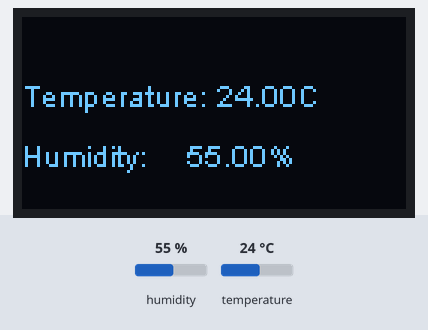
The sketch below on a simulated ESP8266 (NodeMCU). Parts: 128×64 one-colour display. The test bench sets the inputs (shaded band); at power-on: humidity 55 %, temperature 24 °C. WiFi joins after 1.5 s; servers stay silent unless stated; what the sketch prints to the serial monitor is not drawn.

Above: at 2.7 s.
2.8 s: humidity set to 22 %
At 4.5 s:
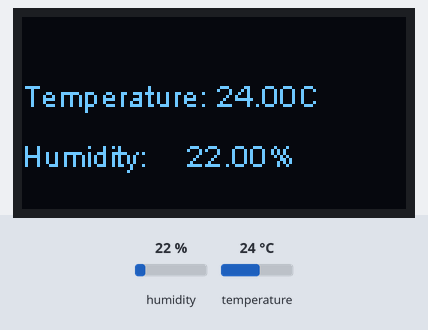
5.0 s: temperature set to 12 °C
At 5.9 s:
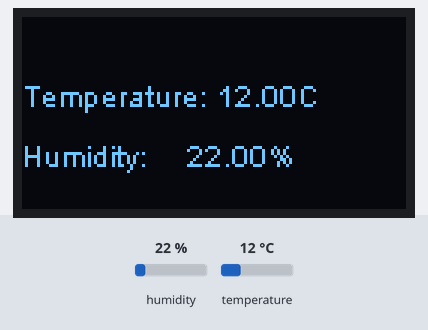
8.6 s: humidity set to 40 %
At 10.0 s:
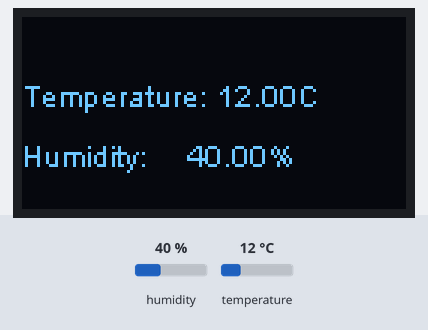
11.1 s: temperature set to 19 °C
Timing chart, 0 to 14.1 s (numbered marks = the images above; inputs shaded):
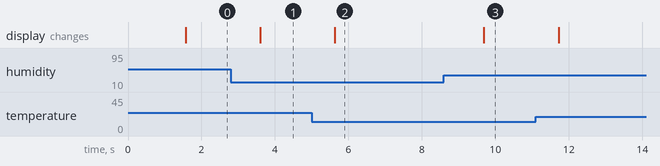

The sketch:

Temperature3.ino
```cpp
#include <ESP8266WiFi.h>
#include <SSD1306.h>

#include <DHT.h>
#define DHTPIN D6
#define DHTTYPE DHT11
#include <WiFiClient.h>
#include <ESP8266WebServer.h>

DHT dht(DHTPIN, DHTTYPE);
SSD1306 display(0x3c, D2, D1);


const char MAIN_page[] PROGMEM = R"=====(

<!doctype html>

<html>

<body>

<h2>Dept of Smartmedia</h2>

<h3>HTML Form ESP8266</h3>

<form action="/action_page">

Device name:<br>

<input type="text" name="device" value="LED"><br>

Control data:<br>

<input type="text" name="number" value="On/Off number"><br>

<input type="submit" name="Submit"><br>

</body>

</html>


)=====";


const char * ssid = "SMART324_3";
const char * password = "76543210";

ESP8266WebServer server(80);


int ledPin=D0;
int tones[] = {261, 294, 330, 349, 392, 440, 494, 523};
int numTones = 8;

void handleRoot(){

  String s=MAIN_page;

  server.send(200, "text/html",s);

}

void handleForm(){

  String device = server.arg("device");
  String number = server.arg("number");

  Serial.print("Debice:");
  Serial.println(device);


  Serial.print("Number:");
  Serial.println(number);

  Serial.print("num:");
  Serial.println(number);

  int num = number.toInt();


    String s ="<a href='/'>Go Back</a>";

    server.send(200,"text/html",s);

    }

  void setup(void){
    dht.begin();
    display.init();
    display.flipScreenVertically();
    display.clear();
    display.display();
    Serial.begin(115200);
    WiFi.begin(ssid,password);
    Serial.println("");
    while(WiFi.status() != WL_CONNECTED){
      delay(500);
      Serial.print(".");
    }
  Serial.println("");
  Serial.println("connected to");
  Serial.println("WiFi");
  Serial.println("IP address:");
  Serial.print(WiFi.localIP());


  server.on("/", handleRoot);

  server.on("/action_page", handleForm);

  server.begin();

  Serial.println("HTTP server started");

  }

  void loop(void) {

  server.handleClient();
 float temp = dht.readTemperature();
  float humidity = dht.readHumidity();


  Serial.print("Humidity:");
  Serial.print(humidity);
  Serial.print("Temperature:");
  Serial.print(temp);
  Serial.println("ºC");

  display.clear();

  display.setTextAlignment(TEXT_ALIGN_LEFT);
  display.setFont(ArialMT_Plain_10);
  display.drawString(0,20,"Temperature:");
  display.drawString(65,20,String(temp)+String("C"));
  display.drawString(0,40,"Humidity:");
  display.drawString(55,40,String(humidity)+String("%"));
  display.display();


  }
```

Measured:
- after the input at 2.8 s, the display: changes after 0.80 s (image 1)
- after the input at 5.0 s, the display: changes after 0.63 s (image 2)
- after the input at 8.6 s, the display: changes after 1.1 s (image 3)
